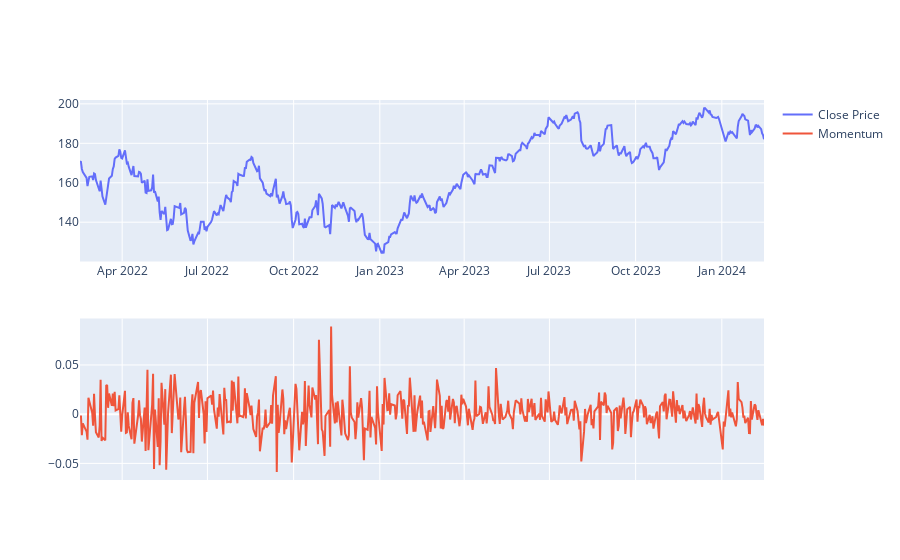

Here is the notebook cell this chart was saved with:
### Code cell
data['momentum'] = data['Close'].pct_change()
figure = make_subplots(rows=2, cols=1)
figure.add_trace(go.Scatter(x=data.index, 
                         y=data['Close'], 
                         name='Close Price'))
figure.add_trace(go.Scatter(x=data.index, 
                         y=data['momentum'], 
                         name='Momentum', 
                         yaxis='y2'))

### Figure 1 — Plotly figure (JSON) as saved in the notebook; plotly's stock layout.template omitted (floating-point values rounded to 4 significant figures; data arrays with more than 128 entries replaced by an {"elided": "..."} marker saying what was removed)
{"data": [{"name": "Close Price", "type": "scatter", "x": {"elided": "503 str values"}, "y": {"elided": "503 float values"}}, {"name": "Momentum", "type": "scatter", "x": {"elided": "503 str values"}, "y": {"elided": "503 float values"}, "yaxis": "y2"}], "layout": {"xaxis": {"anchor": "y", "domain": [0, 1]}, "xaxis2": {"anchor": "y2", "domain": [0, 1]}, "yaxis": {"anchor": "x", "domain": [0.575, 1]}, "yaxis2": {"anchor": "x2", "domain": [0, 0.425]}}}
